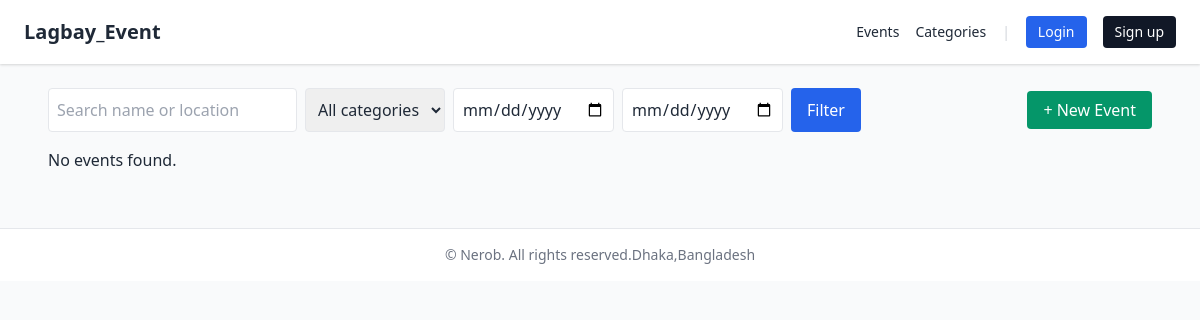
/, run on an earlier commit of the app's database.
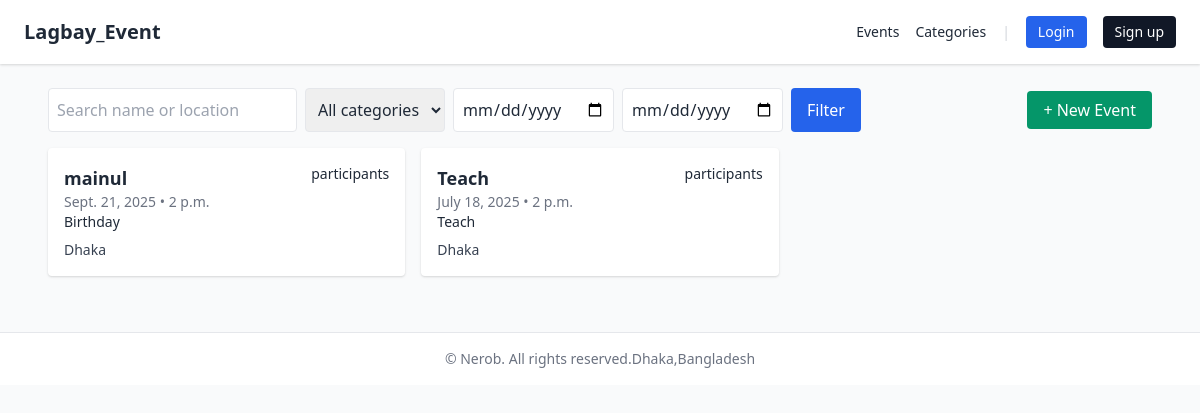
And on a later commit of the database.
### event_app/models.py (models this page shows, shortened)
class Event(models.Model):
    name = models.CharField(max_length=200)
    description = models.TextField(blank=True)
    date = models.DateField()
    time = models.TimeField(blank=True, null=True)
    location = models.CharField(max_length=200, blank=True)
    category = models.ForeignKey(
        Category, on_delete=models.SET_NULL, null=True, blank=True, related_name="events"
    )
    image = models.ImageField(
        upload_to="events/",
        default="defaults/event-placeholder.jpg",
        blank=True,
    )
    participants = models.ManyToManyField(
        settings.AUTH_USER_MODEL, blank=True, related_name="rsvped_events"
    )
    created_at = models.DateTimeField(auto_now_add=True)
    updated_at = models.DateTimeField(auto_now=True)
    class Meta:
        ordering = ("-date", "name")

class Category(models.Model):
    name = models.CharField(max_length=100, unique=True)
    description = models.TextField(blank=True)
    created_at = models.DateTimeField(auto_now_add=True)
    updated_at = models.DateTimeField(auto_now=True)
    class Meta:
        ordering = ("name",)

### event_app/views.py (the view)
# urls.py: path('', views.EventListView.as_view(), name='event_list'),
class EventListView(ListView):
    model = Event
    template_name = 'event_app/event_list.html'
    context_object_name = 'events'
    def get_queryset(self):
        queryset = (
            Event.objects
            .select_related('category')
            .prefetch_related('participants')
            .all()
        )
        search_query = self.request.GET.get('search', '')
        if search_query:
            queryset = queryset.filter(
                Q(name__icontains=search_query) |
                Q(location__icontains=search_query)
            )
        category_id = self.request.GET.get('category')
        if category_id:
            queryset = queryset.filter(category_id=category_id)
        start_date = self.request.GET.get('start_date')
        end_date = self.request.GET.get('end_date')
        if start_date and end_date:
            queryset = queryset.filter(date__range=[start_date, end_date])
        return queryset

### event_app/templates/event_app/event_list.html (shortened to what this page needs)
{% extends "event_app/base.html" %}
{% block content %}
<div class="flex justify-between items-center mb-4">
  <form method="get" class="flex gap-2">
    <input name="q" value="{{ q }}" placeholder="Search name or location" class="border rounded p-2" />
    <select name="category" class="border rounded p-2">
      <option value="">All categories</option>
    </select>
    <input type="date" name="date_from" class="border rounded p-2" />
    <input type="date" name="date_to" class="border rounded p-2" />
    <button class="bg-blue-600 text-white px-4 py-2 rounded">Filter</button>
  </form>
  <div>
    <a href="{% url 'event_app:event_create' %}" class="bg-green-600 text-white px-4 py-2 rounded">+ New Event</a>
  </div>
</div>
<div class="grid gap-4 sm:grid-cols-2 lg:grid-cols-3">
  {% for event in events %}
  <div class="bg-white p-4 rounded shadow">
    <div class="flex justify-between">
      <div>
        <a href="{% url 'event_app:event_detail' event.pk %}" class="text-lg font-semibold">{{ event.name }}</a>
        <div class="text-sm text-gray-500">{{ event.date }} • {{ event.time }}</div>
        <div class="text-sm">{{ event.category.name }}</div>
      </div>
      <div class="text-right">
        <span class="text-sm block">{{ event.num_participants }} participants</span>
      </div>
    </div>
    <p class="mt-2 text-sm text-gray-700">{{ event.location }}</p>
  </div>
  {% empty %}
    <p>No events found.</p>
  {% endfor %}
</div>
{% endblock %}

### event_app/templates/event_app/base.html (shortened to what this page needs)
{% load static %}
{% load role_tags %}
<!DOCTYPE html>
<html lang="en">
<head>
  <link href="https://cdn.jsdelivr.net/npm/tailwindcss@2.2.19/dist/tailwind.min.css" rel="stylesheet"/>
</head>
<body class="bg-gray-50 text-gray-800">
<nav class="bg-white shadow p-4">
  <div class="max-w-6xl mx-auto flex items-center justify-between">
    <a href="{% url 'event_app:event_list' %}" class="font-bold text-xl">Lagbay_Event</a>
    <div class="flex items-center gap-4 text-sm">
      <a href="{% url 'event_app:event_list' %}" class="hover:text-blue-600">Events</a>
      <a href="{% url 'event_app:category_list' %}" class="hover:text-blue-600">Categories</a>
      <span class="text-gray-300">|</span>
      {% if request.user.is_authenticated %}
        <span class="text-gray-700">Hi, {{ request.user.username }}</span>
        <form method="post" action="{% url 'logout' %}" class="inline">
          {% csrf_token %}
          <button type="submit" class="rounded px-3 py-1.5 bg-gray-100 hover:bg-gray-200">Logout</button>
        </form>
      {% else %}
        <a href="{% url 'login' %}" class="rounded px-3 py-1.5 bg-blue-600 text-white hover:bg-blue-700">Login</a>
        <a href="{% url 'user:signup' %}" class="rounded px-3 py-1.5 bg-gray-900 text-white hover:bg-black">Sign up</a>
      {% endif %}
    </div>
  </div>
</nav>
<main class="max-w-6xl mx-auto p-6">
  {% block content %}{% endblock %}
</main>
<footer class="bg-white border-t mt-8 p-4 text-center text-sm text-gray-500">
  &copy; {{ now|date:"Y" }} Nerob. All rights reserved.Dhaka,Bangladesh
</footer>
</body>
</html>

What changed in the data, as far as the page shows it:
added Event: name "mainul", date "Sept. 21, 2025", time "2 p.m.", category.name "Birthday", location "Dhaka"
added Event: name "Teach", date "July 18, 2025", time "2 p.m.", category.name "Teach", location "Dhaka"
Also different on the page:
text no longer shown: "No events found."
